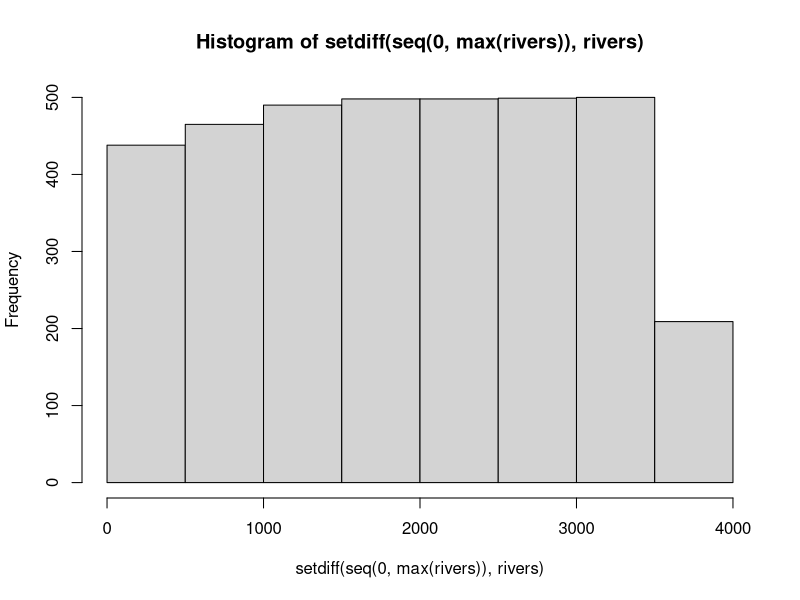
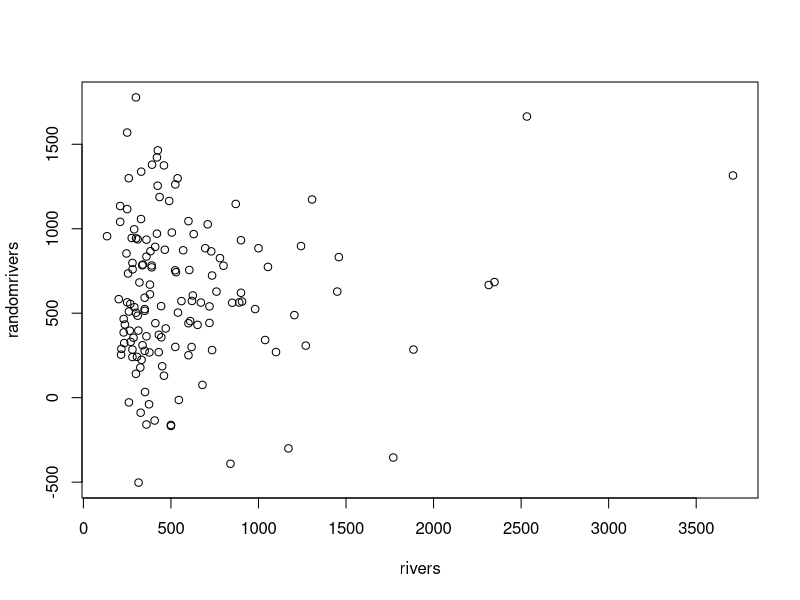
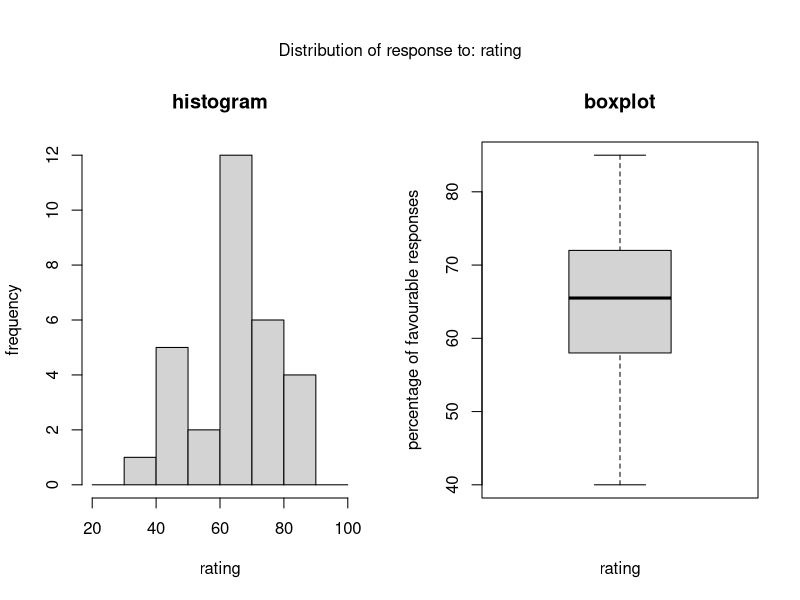
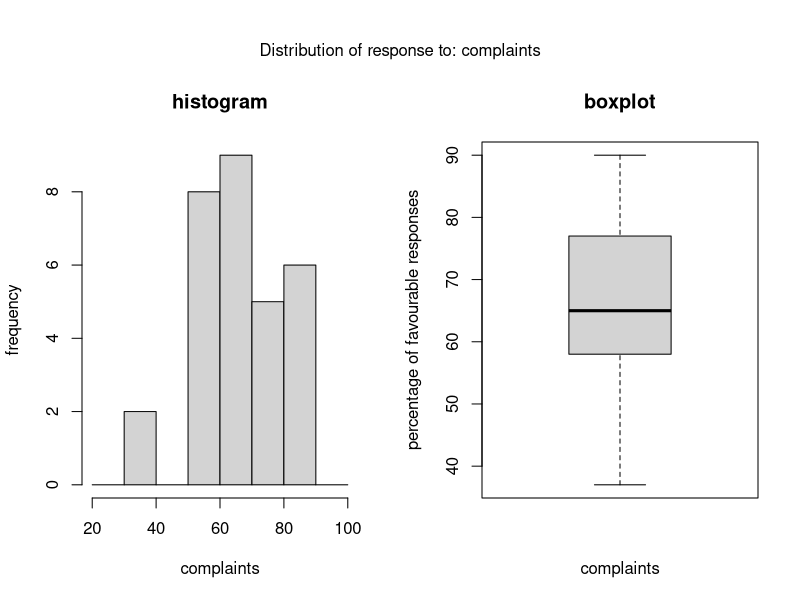
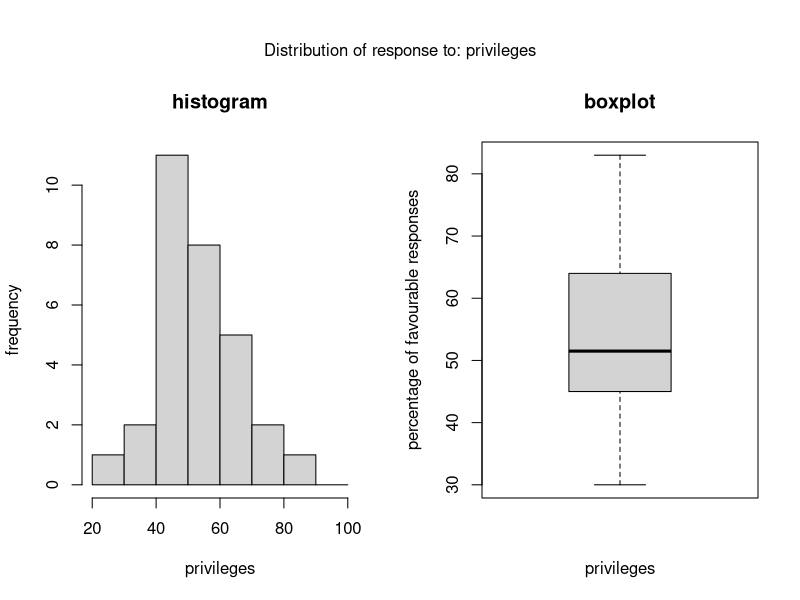
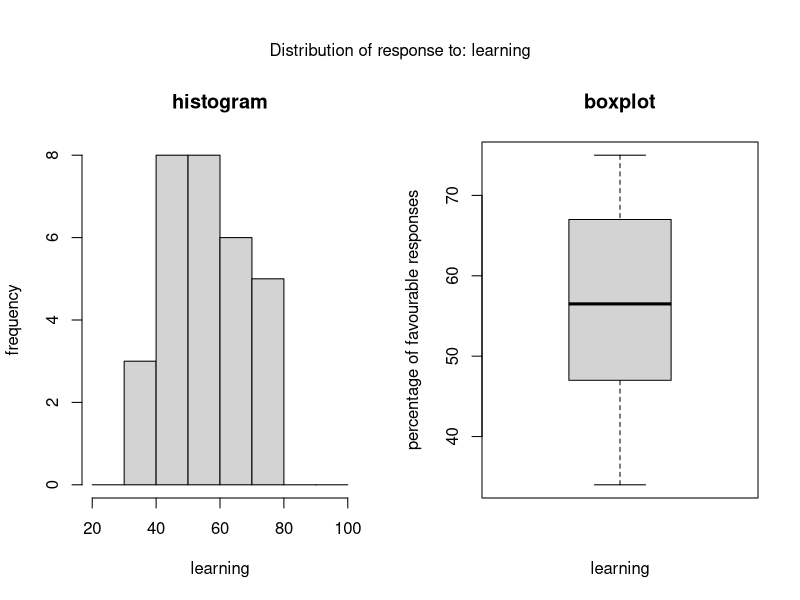
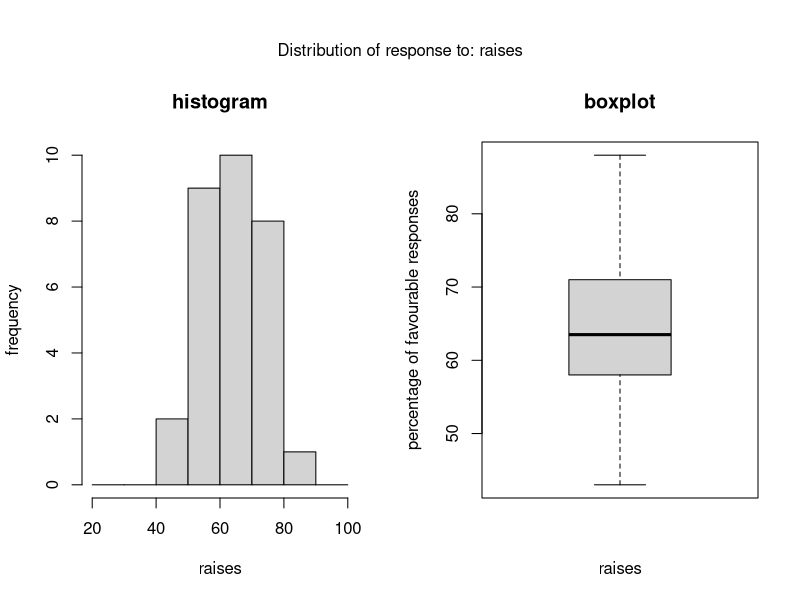
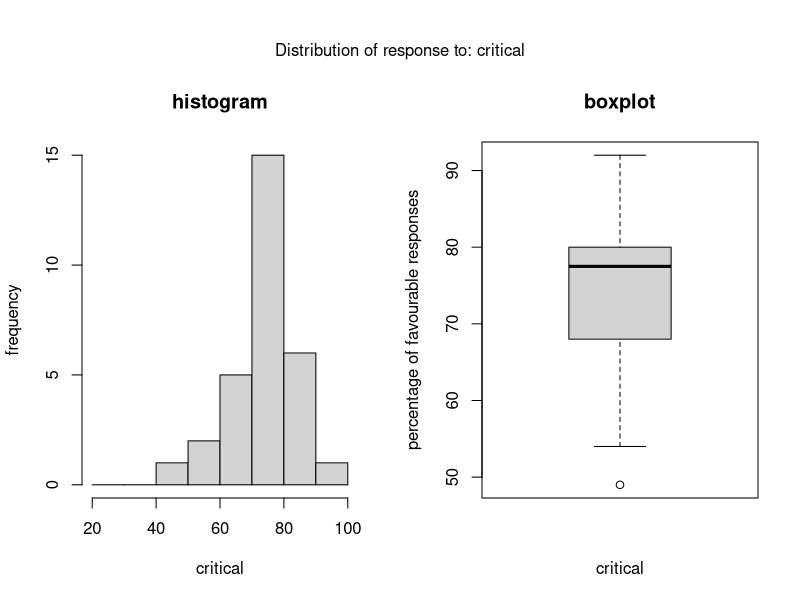

These figures' R source, in order: (Note: this script raises an error after producing the figures.)
### rivers ###

# minimum/maximum river length and their index in the vector
min(rivers)
which(rivers == min(rivers))

max(rivers)
which(rivers == max(rivers))

# histogram of all integers between 1 and the maximum river length
# that do not appear in the rivers vector

hist(setdiff( seq(0,max(rivers)), rivers))

# mean and standard deviation of the rivers vector

mean <- mean(rivers)
sd <- sd(rivers)

# create a new vector called randomrivers (of the same length as rivers) of normally distributed points 
# according to those parameters

set.seed(1)
randomrivers <- rnorm(n = length(rivers), mean = mean, sd = sd)

# count how many elements in randomrivers are negative (answer: 12)

length(which(randomrivers < 0))

# how many values in randomrivers are more than double than their 
# corresponding element in rivers (answer: 39)

length( which(randomrivers > 2*rivers))

# create a scatter plot of rivers and randomrivers and 
# report the Pearson’s correlation coefficient between the two vectors 
# at 3 significant digits (answer: 0.0892)

plot( rivers, randomrivers)
signif( cor( rivers, randomrivers, method = "pearson"), 3)

### islands ###

# report names and sizes of islands with area in the first quartile

islands[which(islands < quantile(islands, c(.25, .75))[1])]
small.islands <- islands[which(islands < quantile(islands, c(.25, .75))[1])]

# compute the median area in this subset

median(small.islands)

# report sizes of the 10th largest and of the 10th smallest island (answer: 280, 16)

islands[order(islands)[length(islands)-9]]
islands[order(islands)[10]]

# count how many islands have an odd area (answer: 21)

length(which(islands %% 2 == 1))

# create a vector called islands3 which includes only islands with area divisible by 3
# and report its median (answer: 36)
# and interquartile range (answer: 25.5, 244.5)

islands3 <- islands[which(islands %% 3 == 0)]
median(islands3)
quantile(islands3, c(0.25, 0.75))

# report the smallest area in islands3 that is also present in the rivers vector 
# (answer: 306)

min(intersect(islands3, rivers))

# for the areas in islands3 that are not present in rivers report the mean 
# rounded to the first decimal place (answer: 1283.5)

round(mean(setdiff(islands3, rivers)), 1)

round(mean(islands3[!islands3 %in% rivers]), 1)

# note the different results, this is due to the fact that setdiff() 
# implicitly discards any duplicated values, as it treats the vectors as sets


### attitudes ###

# for the “rating” variable, report median, range and interquartile range

median(attitude$rating)
range(attitude$rating)
quantile(attitude$rating, c(.25, .75))

# report the median rating for observations that have above median values for the “raises” variable
# (answer: 71)

median(attitude$rating[attitude$raises > median(attitude$raises)])

# compute the standard deviation for the “advance” variable 
# and compare it to the one computed after removing the extreme values 
# (answer: 10.288706, 8.3864182)

sd(attitude[attitude$advance <= mean(attitude$advance) + 2*sd(attitude$advance) & attitude$advance >= mean(attitude$advance) - 2*sd(attitude$advance),]$advance)

with(attitude, sd(advance))
with(attitude, sd(advance[advance < max(advance) & advance > min(advance)]))

# For each variable in the dataframe, produce histogram and box-plot (using function boxplot()) side by side
# you will need to first specify par(mfrow=c(1,2)) to tell R 
# that you want your image to contain one row and two columns
# Assign correct axis labels as well as plot titles

bins <- seq(20,100,10)

for (j in 1:ncol(attitude)){
  par(mfrow=c(1,2),oma = c(0, 0, 3, 0))
  hist(attitude[,j], breaks=bins, main = "histogram", ylab = "frequency", xlab = paste(colnames(attitude)[j]))
  boxplot(attitude[,j], main = "boxplot", ylab = "percentage of favourable responses", xlab = paste(colnames(attitude)[j]))
  mtext(paste("Distribution of response to:",colnames(attitude)[j] ), outer = TRUE, cex = 1)
  }

### quakes ###

# do a scatter plot of longitude and latitude (set cex=0.5 to decrease the point size), 
# then by using abline() add lines corresponding to median longitude and latitude. 
# Using a different colour, also add lines corresponding to mean longitude and latitude.

par(mfrow=c(1,1),oma = c(0, 0, 0, 0))

plot(quakes$long, quakes$lat, cex = .5, col='blue',
     main = "Location of earthquakes",
     xlab = "longitude",
     ylab = "latitude")

abline(v=median(quakes$long), col='orange')
abline(h=median(quakes$lat), col='orange')
abline(v=mean(quakes$long), col='red')
abline(h=mean(quakes$lat), col='red')

# reate a dataframe called quakes.1sd which contains only points 
# with longitude and latitude that are within one standard deviation from the mean 
# or have earthquake magnitude at least 5.5
# Add these observation to the previous plot using function points(), using yet another colour.

quakes.1sd <- data.frame( subset( quakes, 
                                  (long >= mean(long) - sd(long) & 
                                     long <= mean(long) + sd(long) &
                                     lat >= mean(lat) - sd(lat) &
                                     lat <= mean(lat) + sd(lat)
                                   ) | ( mag >= 5.5 )
                                  ))

points(quakes.1sd$long, quakes.1sd$lat, col='green')

# add a variable to quakes.1sd called “damage” (equation see lab practical pdf)

quakes.1sd$damage <- sqrt(max(quakes.1sd$depth) - quakes.1sd$depth) + 5*quakes.1sd$mag + quakes.1sd$stations^(1/4)

# count the number of observations in quakes.1sd (answer: 585) and the range of variable “damage” rounded to 2 decimal places 
# (answer: 23.17, 58.84)

nrow(quakes.1sd)
round(range(quakes.1sd$damage), 2)

# report the correlation between “damage” and all other variables in quakes.1sd.

for (j in 1:ncol(quakes.1sd)){
  output <- cor(quakes.1sd[,6], quakes.1sd[,j])
  print(paste("Correlation between damages and", colnames(quakes.1sd)[j], "is:", output))
}

# create a dataframe called quakes.40s which contains only points reported by more than 40 stations
# and count how many have a row name of length 3 (answer: 243)
# how many contain the character 7 (answer: 77)
# and how many contain the character 9 but not in the first position (answer: 44)

quakes.40s <- data.frame(subset(quakes, stations > 40))

sum(nchar(rownames(quakes.40s)) == 3)

length(grep(7,rownames(quakes.40s)))

length(grep(9, rownames(quakes.40s))) - length(grep( "^9", rownames(quakes.40s)))

### nottem ###

library(data.table) #standard library for working with data tables
library(lubridate) #makes working with dates a bit easier...

temps.dt <- data.table( temp = c(nottem), year = (c(time(nottem))))[,
                                                                     .(month=format(date_decimal(year+.01), "%b"),
                                                                     Year=format(date_decimal(year+.01), "%Y"), temp)]

# step1: takes nottem time series and variables temp and time and adds them as columns to data table
# time(): creates the vector of decimal times at which a time series was sampled: 1920.083 for Jan 1920
# cycle(): gives the positions in the cycle of each observation: 1920/1 for Jan 1920

# step2: the result is then chained to split the time data into month and year columns
# date_decimal(): converts a decimal to a date
# format() formats an R object for pretty printing

temps.dt <- reshape(temps.dt, idvar = "Year", timevar = "month", direction = "wide")

# step3: convert the data from long into wide format
# reshape( idvar, timevar, direction="wide'): reshapes a data frame into "wide" format with repeated
# measurements in seperate colums
# timevar specifies variable that differentiates multiple records from the same group
# idvar specifies variable that identifies multiple records from the same group

colnames(temps.dt) <- gsub("temp.", "", colnames(temps.dt))

# step4: rename column names
# gsub( string1, string2, vector): replace string1 with string2 in every element of vector

# alternativ approach - very cheap, simple and labour intensive...

temps.dt <- data.table(year = 1920:1939, 
                       jan = nottem[seq(1,229,12)],
                       feb = nottem[seq(2,230,12)],
                       mar = nottem[seq(3,231,12)],
                       apr = nottem[seq(4,232,12)],
                       may = nottem[seq(5,233,12)],
                       jun = nottem[seq(6,234,12)],
                       jul = nottem[seq(7,235,12)],
                       aug = nottem[seq(8,236,12)],
                       sep = nottem[seq(9,237,12)],
                       oct = nottem[seq(10,238,12)],
                       nov = nottem[seq(11,239,12)],
                       dec = nottem[seq(12,240,12)])

# sing the assign by reference := assignment operator, 
# add a column called summer.avg and 
# add the mean temperature of the summer months June to September for each year
# answer: sum of the summer average sum(nottem.dt$summer.avg) equals 1184.7

#temps.dt <- data.table(temps.dt)[ , summer.avg := round(sum(Jun, Jul, Aug, Sep)/4,1), by=year]
#sum(temps.dt$summer.avg)

# or easier (?)

temps.dt[ , summer.avg := rowMeans(.SD), by = .I, .SDcols=colnames(temps.dt[,Jun:Sep])]
sum(temps.dt$summer.avg)

# Using the assign by reference := assignment operator, 
# add a column called june.decade.avg which provides
# the average temperature in june from 1920 to 1929 and 1930 to 1939 
# answer: 56.99 for 20's and 59.09 for 30's

#temps.dt[ , decade1 := year %in% 1920:1929][ , june.decade.avg := mean(Jun), by = decade1]

# or easier (?) but definitely more elegant!

temps.dt[, june.decade.avg := mean(Jun), by=substr(Year, 0, 3)]

# substr(year, 0, 3): selects first three characters from the left of year

temps.dt[as.numeric(Year)%%10 == 0, .(Year, june.decade.avg)] 
